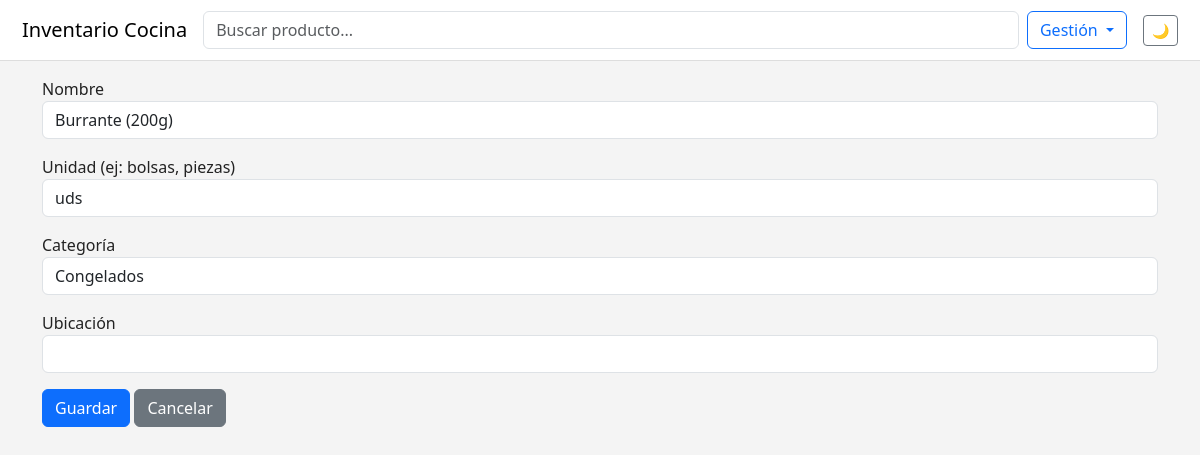
The app's page /productos/editar/16, older data.
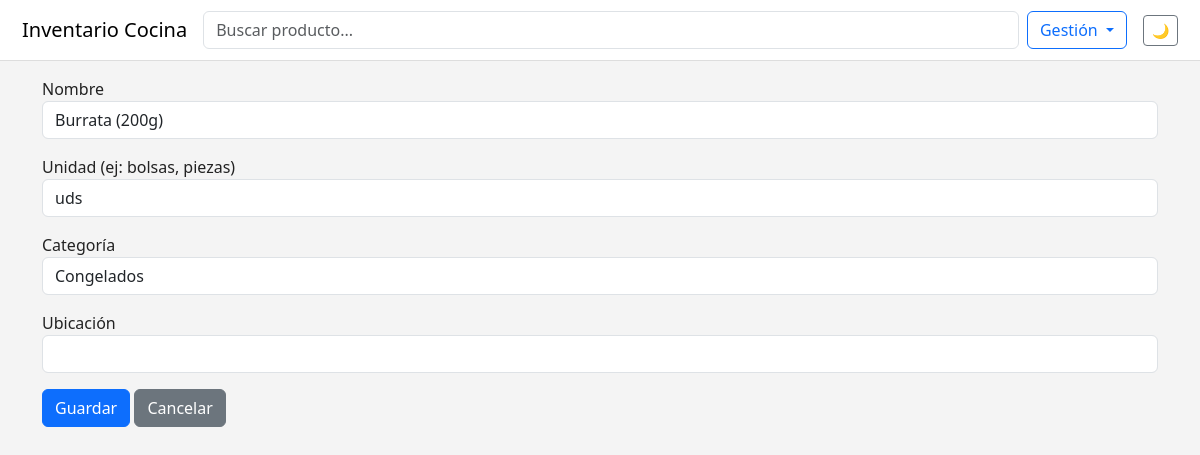
The same page, newer data.
### app/models.py (models this page shows, shortened)
class Product(db.Model):
    id = db.Column(db.Integer, primary_key=True)
    nombre = db.Column(db.String(150), nullable=False)
    unidad = db.Column(db.String(30), nullable=False)
    cantidad = db.Column(db.Float, default=0)
    categoria = db.Column(db.String(50), nullable=True)
    ubicacion = db.Column(db.String(100), nullable=True)
    movimientos = db.relationship(
        "Movimiento",
        back_populates="producto",
        lazy="dynamic",
        cascade="all, delete-orphan",
    )

### app/productos/routes.py (the view, shortened to what this page needs)
@productos_bp.route("/editar/<int:product_id>", methods=["GET", "POST"])
def editar_producto(product_id):
    p = Product.query.get_or_404(product_id)
    form = ProductoForm(obj=p)
    return render_template("productos/editar.html", form=form, accion="Editar")

### app/productos/forms.py
class ProductoForm(FlaskForm):
    nombre = StringField("Nombre", validators=[DataRequired()])
    unidad = StringField("Unidad (ej: bolsas, piezas)", validators=[DataRequired()])
    categoria = StringField("Categoría")
    ubicacion = StringField("Ubicación")
    submit = SubmitField("Guardar")

### app/templates/productos/editar.html (shortened to what this page needs)
{% extends "base.html" %}
{% block content %}
    <form method="post">
    <div class="mb-3">
        {{ form.nombre.label }}
        {{ form.nombre(class="form-control") }}
    </div>
    <div class="mb-3">
        {{ form.unidad.label }}
        {{ form.unidad(class="form-control") }}
    </div>
    <div class="mb-3">
        {{ form.categoria.label }}
        {{ form.categoria(class="form-control") }}
    </div>
    <div class="mb-3">
        {{ form.ubicacion.label }}
        {{ form.ubicacion(class="form-control") }}
    </div>
    <button type="submit" class="btn btn-primary">Guardar</button>
    <a href="{{ url_for('productos.lista_productos') }}" class="btn btn-secondary">Cancelar</a>
</form>
{% endblock content %}

Row changes from the older to the newer data that the page shows:
changed Product "uds": nombre "Burrante (200g)" → "Burrata (200g)"
